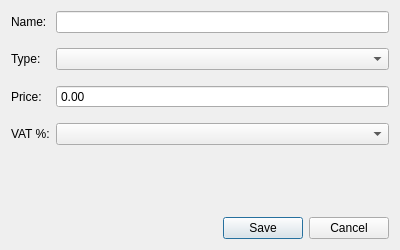
<?xml version="1.0" encoding="UTF-8"?>
<ui version="4.0">
 <class>AddMenuItemDialog</class>
 <widget class="QDialog" name="AddMenuItemDialog">
  <property name="geometry">
   <rect>
    <x>0</x>
    <y>0</y>
    <width>400</width>
    <height>250</height>
   </rect>
  </property>
  <property name="windowTitle">
   <string>Add New Menu Item</string>
  </property>
  <property name="windowFlags">
   <set>Qt::Dialog|Qt::WindowCloseButtonHint</set>
  </property>
  <layout class="QVBoxLayout" name="verticalLayout">
   <item>
    <layout class="QFormLayout" name="formLayout">
     <property name="verticalSpacing">
      <number>15</number>
     </property>
     <item row="0" column="0">
      <widget class="QLabel" name="label_name">
       <property name="text">
        <string>Name:</string>
       </property>
      </widget>
     </item>
     <item row="0" column="1">
      <widget class="QLineEdit" name="lineEdit_name"/>
     </item>
     <item row="1" column="0">
      <widget class="QLabel" name="label_type">
       <property name="text">
        <string>Type:</string>
       </property>
      </widget>
     </item>
     <item row="1" column="1">
      <widget class="QComboBox" name="comboBox_type"/>
     </item>
     <item row="2" column="0">
      <widget class="QLabel" name="label_price">
       <property name="text">
        <string>Price:</string>
       </property>
      </widget>
     </item>
     <item row="2" column="1">
      <widget class="QDoubleSpinBox" name="doubleSpinBox_price">
       <property name="buttonSymbols">
        <enum>QAbstractSpinBox::NoButtons</enum>
       </property>
      </widget>
     </item>
     <item row="3" column="0">
      <widget class="QLabel" name="label_vat">
       <property name="text">
        <string>VAT %:</string>
       </property>
      </widget>
     </item>
     <item row="3" column="1">
      <widget class="QComboBox" name="comboBox_vat"/>
     </item>
    </layout>
   </item>
   <item>
    <widget class="QDialogButtonBox" name="buttonBox">
     <property name="orientation">
      <enum>Qt::Horizontal</enum>
     </property>
     <property name="standardButtons">
      <set>QDialogButtonBox::Cancel|QDialogButtonBox::Save</set>
     </property>
    </widget>
   </item>
  </layout>
 </widget>
 <resources/>
 <connections>
  <connection>
   <sender>buttonBox</sender>
   <signal>accepted()</signal>
   <receiver>AddMenuItemDialog</receiver>
   <slot>accept()</slot>
  </connection>
  <connection>
   <sender>buttonBox</sender>
   <signal>rejected()</signal>
   <receiver>AddMenuItemDialog</receiver>
   <slot>reject()</slot>
  </connection>
 </connections>
</ui>
